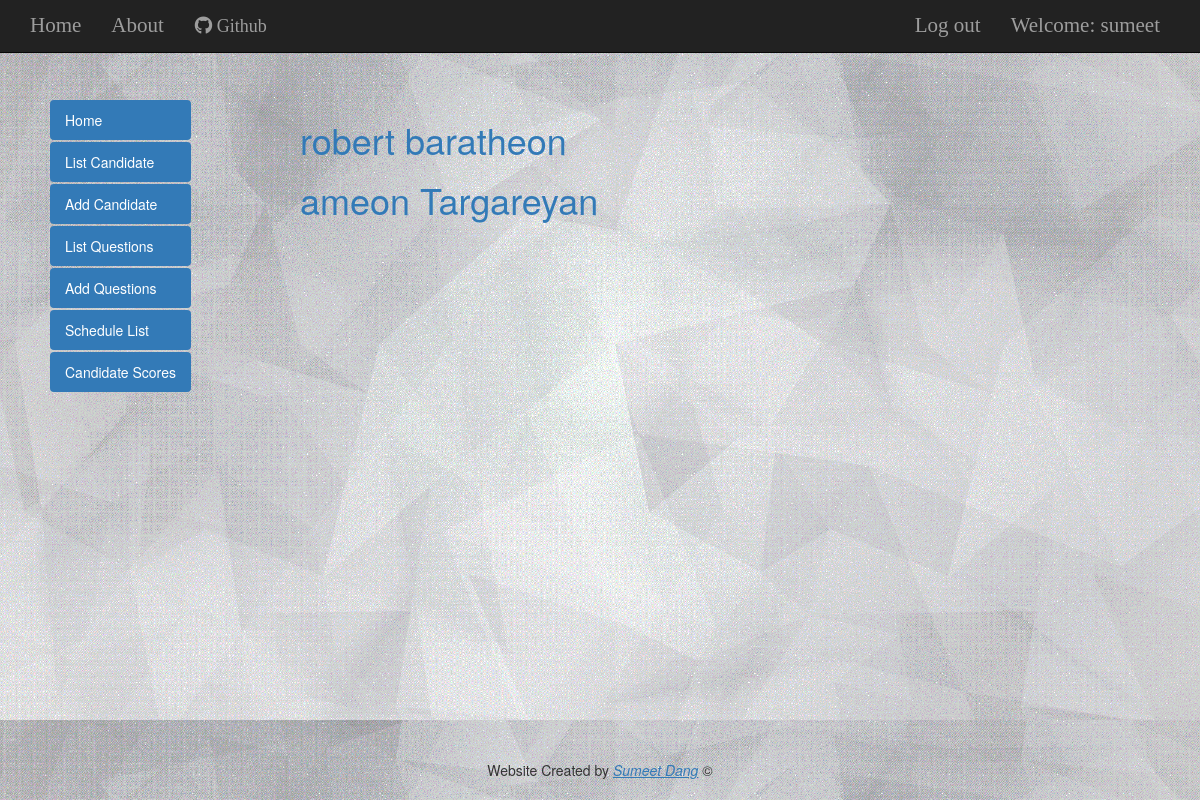
The page /candidate_list/ (signed in) on the database its author committed.
### TestApp/models.py (models this page shows, shortened)
class Candidate(models.Model):
    id = models.AutoField(primary_key=True)
    first_name = models.CharField(max_length=100)
    last_name = models.CharField(max_length=100)
    email = models.EmailField(max_length=100)
    login_id = models.CharField(max_length=10,unique=True)
    password = models.CharField(max_length=10)

### TestApp/views.py (the view)
# urls.py: url(r'^candidate_list/$',admin_login(views.CandidateListView.as_view()),name='candidate_list'),
class CandidateListView(LoginRequiredMixin,ListView):
    login_url = '/accounts/login/'
    redirect_field_name = 'TestApp/index.html'
    template_name='candidate_list.html'
    model = Candidate
    form = CandidateForm

### TestApp/views.py (called while the page is built)
def admin_login(view_func):
    def _decorator(request, *args, **kwargs):
        if(request.user.groups.filter(name__in=['Candidate']).exists()):
            return redirect(reverse('invalid_login'))
        else:
            response = view_func(request, *args, **kwargs)
            return response
    return wraps(view_func)(_decorator)

### TestApp/template/TestApp/candidate_list.html
{% extends 'base.html' %}
{% block content %}
<div class="centerstage">
    {% for candidate in object_list %}
        <div class="object">
            <h1><a href="{% url 'candidate_detail' pk=candidate.pk %}">{{ candidate.first_name }} {{ candidate.last_name }}</a></h1>
        </div>
    {% endfor %}
</div>
{% endblock %}

### TestApp/template/TestApp/base.html (shortened to what this page needs)
<!DOCTYPE html>
{% load staticfiles %}
<html>
  <head>
<link rel="stylesheet" href="https://maxcdn.bootstrapcdn.com/bootstrap/3.3.7/css/bootstrap.min.css">
<link rel="stylesheet" href="/static/css/TestApp.css">
  </head>
  <body>
    <nav class='navbar navbar-inverse navbar-fixed-top font-bitter'>
        <div class="container-fluid">
          <ul class='nav navbar-nav'>
            <li><a href="{% url 'index' %}">Home</a></li>
            <li><a href="{% url 'about' %}">About</a></li>
            <li><a class="btn btn-block btn-social btn-lg btn-google-plus" href="https://github.com/sumeet-dang/Online-Test-Application">
          <i class="fa fa-github"></i>
          Github
        </a></li>
          </ul>
          <ul class='nav navbar-nav navbar-right'>
            {% if user.is_authenticated %}
            <li>
              <a href="{% url 'logout' %}" >Log out</a>
            </li>
            <li>
              <a >Welcome: {{ user.username }}</a>
            </li>
              {% else %}
              <li><a class='nav navbar-right' href="{% url 'login' %}" >Login&nbsp&nbsp<span class="glyphicon glyphicon-user"></span></a></li>
            {% endif %}
          </ul>
        </div>
    </nav>
<br><br><br><br><br>
    <div class="activity-list" id="base_list">
    <ul class="nav nav-pills nav-stacked">
      <li role="presentation" class="active"><a href="{% url 'index' %}">Home</a></li>
      <li role="presentation" class="active"><a href="{% url 'candidate_list' %}">List Candidate</a></li>
      <li role="presentation" class="active"><a href="{% url 'candidate_new' %}">Add Candidate</a></li>
      <li role="presentation" class="active"><a href="{% url 'question_list' %}">List Questions</a></li>
      <li role="presentation" class="active"><a href="{% url 'question_new' %}">Add Questions</a></li>
      <li role="presentation" class="active"><a href="{% url 'schedule_list' %}">Schedule List</a></li>
      <li role="presentation" class="active"><a href="{% url 'score_list' %}">Candidate Scores</a></li>
    </ul>
</div>
  <div class="template-content">
  {% block content %}
  {% endblock %}
</div>
<div class="footer">
  <p>Website Created by <a href="mailto:sumeet.dang101@gmail.com?Subject=Online%20Portal" target="_top" class="emphasize">Sumeet Dang</a> ©</p>
</div>
  </body>
</html>

### TestApp/static/css/TestApp.css (style rules this page uses)
body { background-image: url(../Images/background1.gif); background-size: cover!important; background-repeat:repeat; background-size: 100%; }
.footer { position: fixed; right: 0; bottom: 0; left: 0; padding: 1rem; text-align: center; }
.font-bitter { font-family: 'Bitter', serif; font-size:1.5em; }
.centerstage { margin-left: auto; margin-right: auto; }
.navbar-right { margin-right:10px; }
.activity-list { margin-left:50px; border:black; float: left; height: 100%; width: auto; }
.template-content { margin-left:300px; height: 100%; }
.emphasize { font-style: italic; font-weight: 300; text-decoration: underline; }

### rows shown on the page
Candidate: first_name "robert", last_name "baratheon"
Candidate: first_name "ameon", last_name "Targareyan"

### other values the page prints
{{ user.username }} "sumeet"
